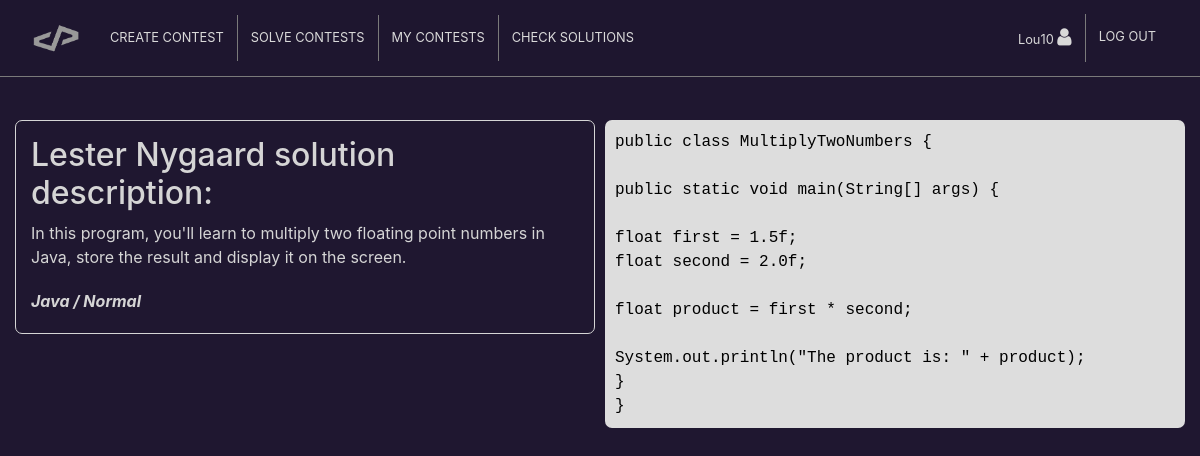
The app's page /best_solution.php?s=2 (signed in) with its own data.
### tables this page shows
CREATE TABLE IF NOT EXISTS `solutions` (
  `id_solution` int(9) NOT NULL AUTO_INCREMENT,
  `solution` varchar(40) NOT NULL,
  `solution_description` varchar(1024) DEFAULT NULL,
  `solution_state` tinyint(1) NOT NULL,
  `id_contest` int(9) NOT NULL,
  `id_user` int(9) NOT NULL,
  PRIMARY KEY (`id_solution`),
  KEY `id_contest` (`id_contest`),
  KEY `id_user` (`id_user`)
);

CREATE TABLE IF NOT EXISTS `users` (
  `id_user` int(9) NOT NULL AUTO_INCREMENT,
  `username` varchar(30) NOT NULL,
  `password` varchar(40) NOT NULL,
  `firstname` varchar(30) NOT NULL,
  `lastname` varchar(30) NOT NULL,
  `email` varchar(30) NOT NULL,
  `verified` tinyint(1) NOT NULL,
  `token` varchar(40) NOT NULL,
  PRIMARY KEY (`id_user`)
);

CREATE TABLE IF NOT EXISTS `contests` (
  `id_contest` int(9) NOT NULL AUTO_INCREMENT,
  `title` varchar(40) NOT NULL,
  `description` varchar(1024) DEFAULT NULL,
  `language` varchar(15) NOT NULL,
  `difficulty` varchar(6) NOT NULL,
  `isclosed` tinyint(1) NOT NULL,
  `id_user` int(9) NOT NULL,
  PRIMARY KEY (`id_contest`),
  KEY `id_user` (`id_user`)
);

### assets/php/best_solution_p.php (the view, shortened to what this page needs)
<?php
function selectSolution($connection, $id_solution_p)
{
	$sql = "SELECT users.firstname, users.lastname, solutions.solution, solutions.solution_description, contests.language, contests.difficulty
		FROM solutions
		JOIN contests ON contests.id_contest = solutions.id_contest
		JOIN users ON users.id_user = solutions.id_user
		WHERE solutions.id_solution = {$id_solution_p} AND solutions.solution_state = 3
		AND contests.id_user = {$_SESSION['id_user']}";
	$result = mysqli_query($connection, $sql) or die(mysqli_error($connection));
	$record = mysqli_fetch_array($result, MYSQLI_ASSOC);
	echo "
	<h2>{$record['firstname']} {$record['lastname']} solution description:</h2>
	<p>{$record['solution_description']}</p>
	<p>{$record['language']} / {$record['difficulty']}</p>
	";
	return true;
}
function printFile()
{
	$target_dir = "assets/files/";
	$fullpath = $target_dir . basename($GLOBALS['file']);
	$text = htmlspecialchars(file_get_contents($fullpath));
	$text = nl2br($text);
	echo $text;
	exit();
}

### assets/css/styles.css (style rules this page uses)
body { background-color: #1f1730; padding: 100px 0 30px 0; }
p { color: #d5d5d5; margin: 0; padding: 0; }
.description p { margin-bottom: 20px; }
.description p+p { font-style: italic; font-weight: 700; }

### records on screen
solutions: id_user.firstname "Lester", id_user.lastname "Nygaard", solution_description "In this program, you'll learn to multiply two floating point numbers in Java, store the result and display it on the screen.", id_contest.language "Java", id_contest.difficulty "Normal"

### other values on screen
$_SESSION['username'] "Lou10"
